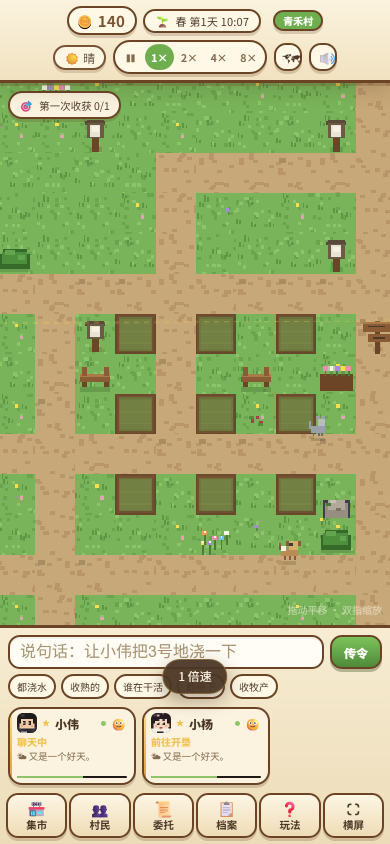
#> input picture shots/260-ui-portrait.png, 780 x 1688 px, found by its file name (shown at 1/2 size)
$ python make-icons.py
#> lines starting #> are read from the running program, lines starting #| are printed output that depends on the picture
from PIL import Image
from pathlib import Path

src = Image.open(r'D:\桌面\田园小镇\shots\260-ui-portrait.png').convert('RGB')
#> src is the input picture: PIL image 780x1688 RGB; mean R, G, B 177.4, 182.1, 129.6
w, h = src.size
#> w = 780; h = 1688
side = min(w, h)
#> side = 780
# 取画面偏上部分（能看到村庄和 HUD），更像游戏图标
top = int(h * 0.16)
#> top = 270
if top + side > h:
    top = h - side
box = ((w - side) // 2, top, (w - side) // 2 + side, top + side)
#> box = (0, 270, 780, 1050)
icon = src.crop(box)
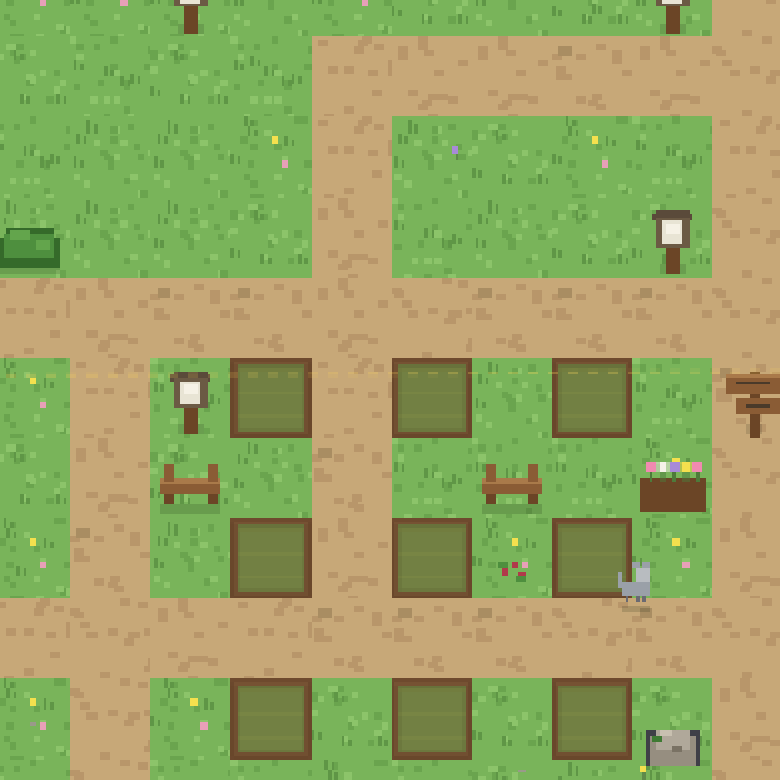
#> icon: PIL image 780x780 RGB; mean R, G, B 152.1, 164.7, 98.3
out = Path(r'D:\桌面\田园小镇\icons')
out.mkdir(exist_ok=True)
for size in (192, 512):
    icon.resize((size, size), Image.LANCZOS).save(out / f'icon-{size}.png')
#> this loop made 2 passes
#> pass 1, `icon.resize((size, size), Image.LANCZOS).save(out / f'icon-{size}.png')`:
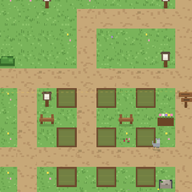
#> saved as icon-192.png: PIL image 192x192 RGB; mean R, G, B 152.1, 164.7, 98.4
print('icons written', list(out.iterdir()))

$ run again, with shots/01-tutorial.png copied over shots/260-ui-portrait.png
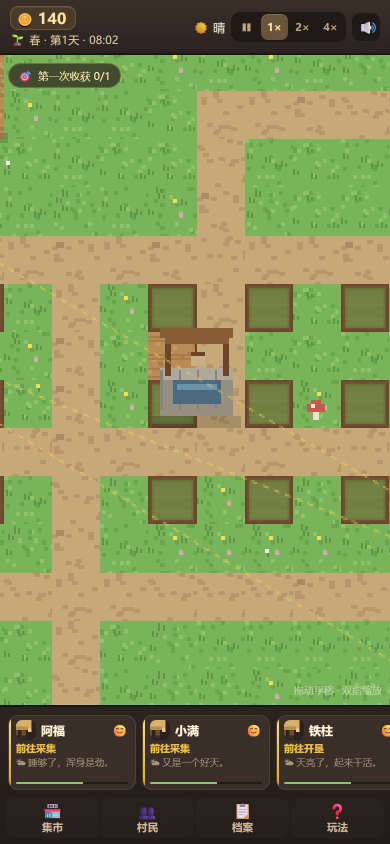
#> input picture shots/01-tutorial.png, 780 x 1688 px, found by its file name (shown at 1/2 size)
#> src is the input picture: PIL image 780x1688 RGB; mean R, G, B 127.4, 139.5, 84.3
#> `icon = src.crop(box)`:
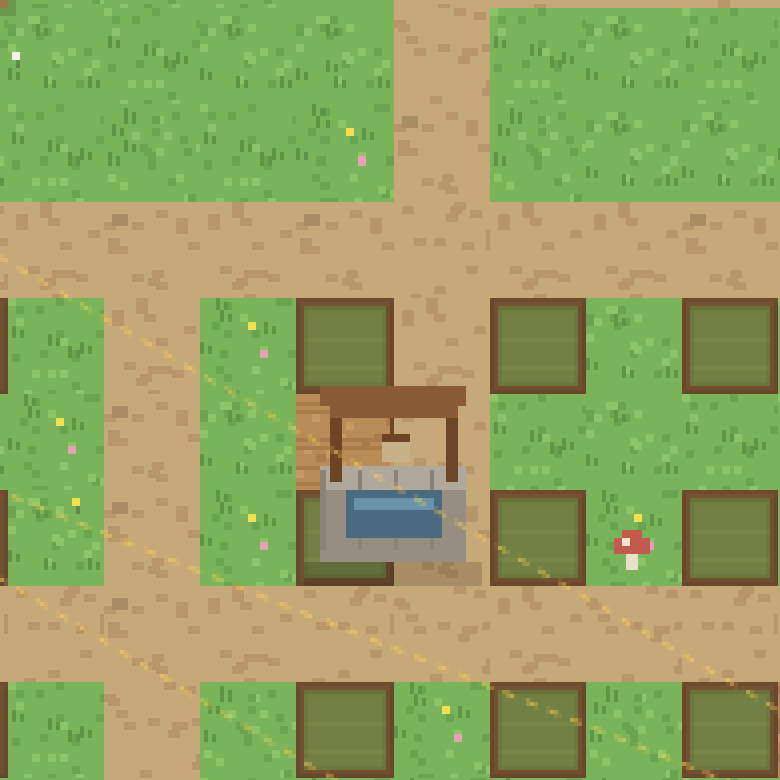
#> icon: PIL image 780x780 RGB; mean R, G, B 149, 162.5, 96.7
#> the loop `for size in (192, 512):` made 2 passes
#> pass 1, `icon.resize((size, size), Image.LANCZOS).save(out / f'icon-{size}.png')`:
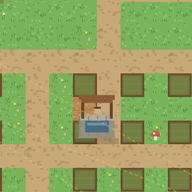
#> saved as icon-192.png: PIL image 192x192 RGB; mean R, G, B 149, 162.5, 96.7
